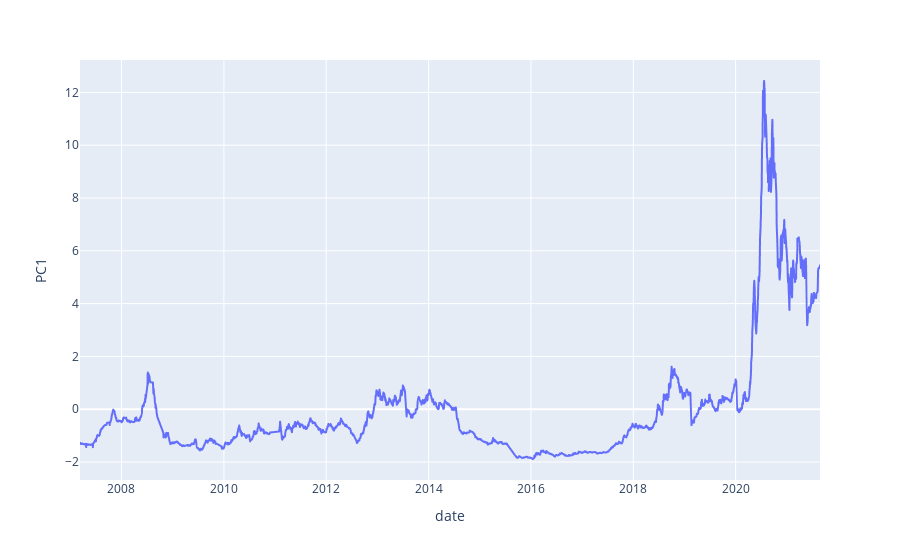

Notebook code for this chart:
### Code cell
fig = px.line(dataframe, x=dataframe.index, y='PC1')
fig

### Figure 1 — Plotly figure (JSON) as saved in the notebook; plotly's stock layout.template omitted (floating-point values rounded to 4 significant figures; data arrays with more than 128 entries replaced by an {"elided": "..."} marker saying what was removed)
{"data": [{"hovertemplate": "date=%{x}<br>PC1=%{y}<extra></extra>", "legendgroup": "", "line": {"color": "#636efa", "dash": "solid"}, "mode": "lines", "name": "", "showlegend": false, "type": "scattergl", "x": {"elided": "3172 str values"}, "xaxis": "x", "y": {"elided": "3172 float values"}, "yaxis": "y"}], "layout": {"legend": {"tracegroupgap": 0}, "margin": {"t": 60}, "xaxis": {"anchor": "y", "domain": [0, 1], "title": {"text": "date"}}, "yaxis": {"anchor": "x", "domain": [0, 1], "title": {"text": "PC1"}}}}
